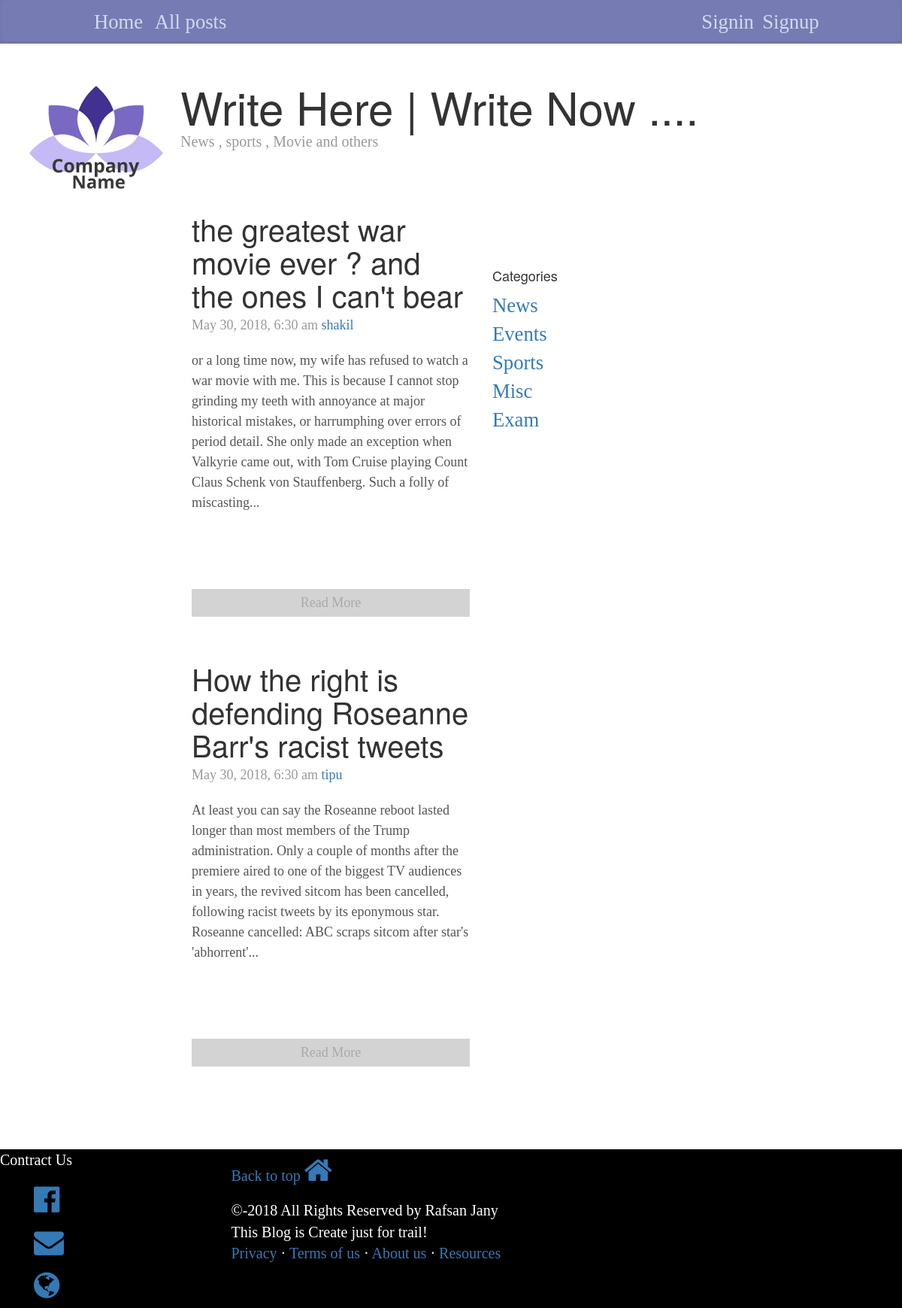
The page / on the database its author committed.
### tables this page shows
CREATE TABLE `posts` (
  `id` int(11) NOT NULL,
  `category` int(11) NOT NULL,
  `title` varchar(255) NOT NULL,
  `body` text NOT NULL,
  `author` varchar(255) NOT NULL,
  `tags` varchar(255) NOT NULL,
  `date` timestamp NOT NULL DEFAULT CURRENT_TIMESTAMP
);

CREATE TABLE `categories` (
  `id` int(11) NOT NULL,
  `name` varchar(255) NOT NULL
);

### lib/Database.php (called while the page is built, shortened)
<?php
	class Database{
		public $host = DB_HOST;
		public $username = DB_USER;
		public $password = DB_PASS;
		public $db_name = DB_NAME;
		public $link;
		private function connect(){
			$this->link = new mysqli($this->host,$this->username,$this->password,$this->db_name);
		}
		public function select($query){
			$result = $this->link->query($query) or die($this->link->error.__LINE__);
			if($result->num_rows > 0){
				return $result;
			}
			else{
				return false;
			}
		}
	}
?>

### helpers/format_helper.php (called while the page is built, shortened)
<?php
	function formatDate($date){
		return date('F j, Y, g:j a',strtotime($date));
	}
	function shortenText($text, $chars = 350){
		$text = $text." ";
		$text = substr($text, 0, $chars);
		$text = substr($text, 0, strrpos($text," "));
		$text = $text."...";
		return $text;
	}
?>

### index.php (the view)
<?php include 'includes/header.php'; ?>
<?php
  $db = new Database();
  $query = "SELECT * from posts LIMIT 2";
  $posts = $db->select($query);
  $query = "SELECT * from categories";
  $categories = $db->select($query);
?>
<?php if($posts): ?>
  <?php while($row = $posts->fetch_assoc()): ?>
      <div class="blog-post">
         <h2 class="blog-post-title"><?php echo $row['title']; ?> </h2>
         <p class="blog-post-meta"><?php echo formatDate($row['date']); ?> <a href="#"><?php echo $row['author']; ?></a></p>
         <p><?php echo shortenText($row['body']); ?></p><a class="readmore" href="post.php?id=<?php echo urlencode($row['id']); ?>">Read More</a>
      </div>
  <?php endwhile;?>
<?php else: ?>
  <p>There is no post Yet !</p>
<?php endif; ?>
<?php include 'includes/footer.php' ?>

### includes/footer.php (shortened to what this page needs)
</div>
        <div class="col-md-4 sidebar-module-inset">
          <div class="sidebar-module sidebar-module-inset">
          </div>
          <div class="sidebar-module">
            <h4>Categories</h4>
            <?php if($categories): ?>
                 <ol class="list-unstyled">
                  <?php while($row=$categories->fetch_assoc()): ?>
                  <li class ="categoryItem"><a href="posts.php?category=<?php echo $row['id']; ?>"><?php echo $row['name']; ?></a></li>
                   <?php endwhile; ?>
                 </ol>
            <?php else: ?>
              <p>Their is no category added Yet!</p>
            <?php endif; ?>
          </div>
       </div>
      </div>
    </div>
<footer class="row footer">
        <link rel="stylesheet" href="https://cdnjs.cloudflare.com/ajax/libs/font-awesome/4.7.0/css/font-awesome.min.css">
          <div class="col-md-3 leftfooter">
            <p class="contract">Contract Us</p>
            <div class="col-md-1"></div>
            <div class="col-md-7">
              <a href="#" style="font-size: 200%;"><i class="fa fa-facebook-official"></i></a><br>
                <a href="#" style="font-size: 200%;"><i class="fa fa-envelope"></i></a> <br>
                <a href="#" style="font-size: 200%;"><i class="fa fa-globe"></i>
            </div>
          </div>
          <div class="col-md-7 middlefooter pull-left">
             <p><a class="contract" href="#" >Back to top <a class="active" href="#" style="font-size: 200%;"><i class="fa fa-home"></i></a>
             </a></p>
             <p class="contract">&copy;-2018  All Rights Reserved by Rafsan Jany<br>
              This Blog is Create just for trail!<br>
             <a href="#">Privacy</a> &middot;
             <a href="#">Terms of us</a> &middot;
             <a href="#">About us</a> &middot;
             <a href="#">Resources</a>
            </p>
          </div>
          <div class="col-md-2 rightfooter "></div>
 </footer>
  </body>
</html>

### css/custom.css (style rules this page uses)
body { font-family: Georgia, "Times New Roman", Times, serif; color: #555; }
h1, .h1, h2, .h2, h3, .h3, h4, .h4, h5, .h5, h6, .h6 { margin-top: 0; font-family: "Helvetica Neue", Helvetica, Arial, sans-serif; font-weight: normal; color: #333; }
.sidebar-module { padding: 15px; margin: 0 -15px 15px; }
.sidebar-module-inset { padding: 15px; border-radius: 4px; }
.sidebar-module-inset p:last-child, .sidebar-module-inset ul:last-child, .sidebar-module-inset ol:last-child { margin-bottom: 0; }
.categoryItem { font-size: 20pt; }
.blog-post { margin-bottom: 60px; }
.blog-post-title { margin-bottom: 5px; font-size: 40px; }
.blog-post-meta { margin-bottom: 20px; color: #999; }
.readmore { display: block; text-align: center; padding: 5px; background: lightgray; margin-top: 101px; color:darkgray; }
.footer { background-color: black; color:white; position: relative; bottom: -50px; font-size: 15pt; font-family: big jhon; }

### rows shown on the page
posts: title "the greatest war movie ever ? and the ones I can't bear", date "May 30, 2018, 6:30 am", author "shakil", body "or a long time now, my wife has refused to watch a war movie with me. This is because I cannot stop grinding my teeth with annoyance at major historical mistakes, or harrumphing over errors of period detail. She only made an exception when Valkyrie came out, with Tom Cruise playing Count Claus Schenk von Stauffenberg. Such a folly of miscasting..."
posts: title "How the right is defending Roseanne Barr's racist tweets", date "May 30, 2018, 6:30 am", author "tipu", body "At least you can say the Roseanne reboot lasted longer than most members of the Trump administration. Only a couple of months after the premiere aired to one of the biggest TV audiences in years, the revived sitcom has been cancelled, following racist tweets by its eponymous star. Roseanne cancelled: ABC scraps sitcom after star's 'abhorrent'..."
categories: name "News"
categories: name "Events"
categories: name "Sports"
categories: name "Misc"
categories: name "Exam"
